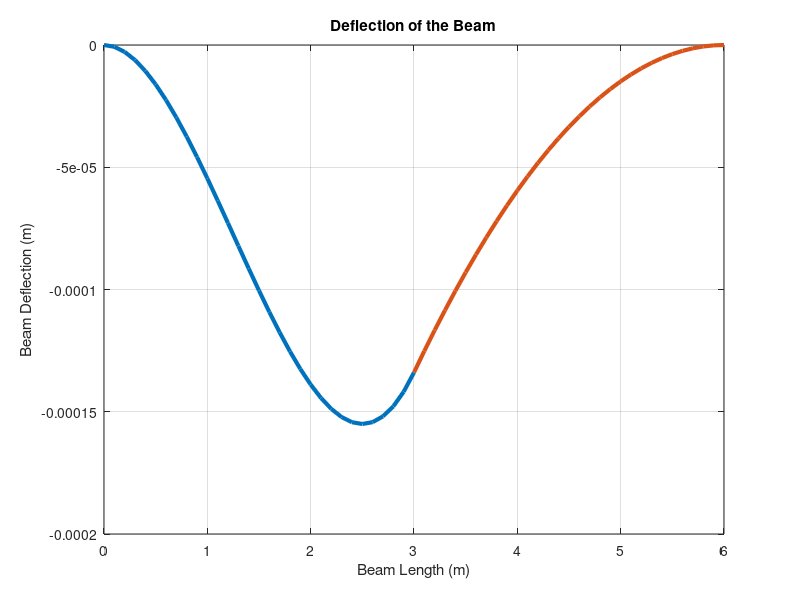

Write MATLAB code to recreate this figure.
% Analysis of a Fixed-Fixed Beam with Central Load and Moment
% This script calculates the deflection, reaction forces, and sketches
% the deflection curve of a fixed-fixed beam subjected to a load and moment.

% Beam and Load Parameters
L = 3;           % Length of each beam element (m)
w = 0;           % Distributed load (N/m) - not used in this case
E = 210e9;       % Young's Modulus (Pa)
I = 4e-4;        % Moment of Inertia (m^4)
F2y = -10000;    % Point load at the middle of the beam (N)
M2 = 20000;      % Moment applied at the middle of the beam (N*m)

% Element Stiffness Matrix for a Beam Element
kel = E*I/L^3 * [12 6*L -12 6*L;
                 6*L 4*L^2 -6*L 2*L^2;
                 -12 -6*L 12 -6*L;
                 6*L 2*L^2 -6*L 4*L^2];

% Element Force Vector (No distributed load applied)
fel = w*L/12 * [6; L; 6; -L];

% Connectivity Matrix
elem_con = [1 2; 2 3]; % Element connections between nodes
elem = size(elem_con, 1); % Number of elements
nodes = elem + 1; % Total number of nodes

% Initialise Global Stiffness Matrix and Force Vector
K = zeros(2*nodes); % Global stiffness matrix (6x6 for 3 nodes)
f = zeros(2*nodes, 1); % Global force vector

% Assembly of Global Stiffness Matrix
for i = 1:elem
    node11 = elem_con(i, 1) + (i-1)*1;
    node12 = elem_con(i, 1) + (i-1)*1 + 1;
    node21 = elem_con(i, 2) + (i-1)*1 + 1;
    node22 = elem_con(i, 2) + (i-1)*1 + 2;
    
    % Assemble the stiffness matrix into the global matrix
    K(node11, node11) = K(node11, node11) + kel(1, 1);
    K(node11, node12) = K(node11, node12) + kel(1, 2);
    K(node11, node21) = K(node11, node21) + kel(1, 3);
    K(node11, node22) = K(node11, node22) + kel(1, 4);
    
    K(node12, node11) = K(node12, node11) + kel(2, 1);
    K(node12, node12) = K(node12, node12) + kel(2, 2);
    K(node12, node21) = K(node12, node21) + kel(2, 3);
    K(node12, node22) = K(node12, node22) + kel(2, 4);
    
    K(node21, node11) = K(node21, node11) + kel(3, 1);
    K(node21, node12) = K(node21, node12) + kel(3, 2);
    K(node21, node21) = K(node21, node21) + kel(3, 3);
    K(node21, node22) = K(node21, node22) + kel(3, 4);
    
    K(node22, node11) = K(node22, node11) + kel(4, 1);
    K(node22, node12) = K(node22, node12) + kel(4, 2);
    K(node22, node21) = K(node22, node21) + kel(4, 3);
    K(node22, node22) = K(node22, node22) + kel(4, 4);
end

% Assembly of Global Force Vector
for i = 1:elem
    node11 = elem_con(i, 1) + (i-1)*1;
    node12 = elem_con(i, 1) + (i-1)*1 + 1;
    node21 = elem_con(i, 2) + (i-1)*1 + 1;
    node22 = elem_con(i, 2) + (i-1)*1 + 2;
    
    % Assemble the force vector into the global vector
    f(node11) = f(node11) + fel(1);
    f(node12) = f(node12) + fel(2);
    f(node21) = f(node21) + fel(3);
    f(node22) = f(node22) + fel(4);
end


% Apply the external forces and moments at the middle node
F2 = [F2y; M2]; % Applied force and moment at node 2

% Reduced force vector for free DOFs
fsmall = [f(3); f(4)]; 

% Solve for displacements at free DOFs
soln = K(3:4, 3:4) \ (F2 + fsmall);

% Complete Displacement Vector (including fixed DOFs)
disp = [0; 0; soln(1); soln(2); 0; 0];

% Calculate Reaction Forces
F2 = K * disp - f;

% Plot the Deflection Curve of the Beam
figure
for i = 1:elem
    node11 = elem_con(i, 1) + (i-1)*1;
    node12 = elem_con(i, 1) + (i-1)*1 + 1;
    node21 = elem_con(i, 2) + (i-1)*1 + 1;
    node22 = elem_con(i, 2) + (i-1)*1 + 2;
    
    y = (i-1)*L:0.1:i*L; % Position along the beam
    x = y - (i-1)*L; % Local coordinate within the element
    
    % Calculate the deflection curve for the element
    discurve = disp(node11)*(1 - 3*x.^2/L^2 + 2*x.^3/L^3);
    discurve = discurve + disp(node12)*(x - 2*x.^2/L + x.^3/L^2);
    discurve = discurve + disp(node21)*(3*x.^2/L^2 - 2*x.^3/L^3);
    discurve = discurve + disp(node22)*(-x.^2/L + x.^3/L^2);
    
    % Plot the deflection curve
    plot(y, discurve, 'linewidth', 3);
    hold on;
end

% Label the plot
xlabel('Beam Length (m)');
ylabel('Beam Deflection (m)');
grid on;
title('Deflection of the Beam');

% End of script